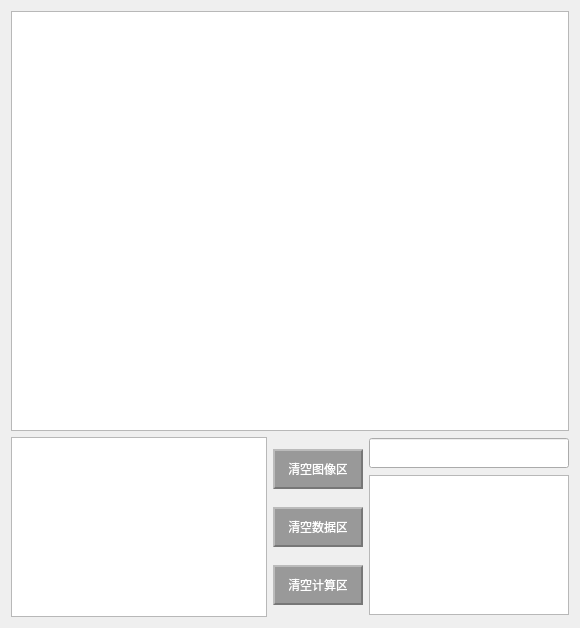
     <widget class="QWidget" name="Chart">
      <attribute name="title">
       <string>Chart</string>
      </attribute>
      <layout class="QGridLayout" name="gridLayout_5">
       <item row="0" column="0">
        <widget class="QChartView" name="waveView">
         <property name="minimumSize">
          <size>
           <width>0</width>
           <height>420</height>
          </size>
         </property>
        </widget>
       </item>
       <item row="1" column="0">
        <layout class="QHBoxLayout" name="horizontalLayout_6">
         <item>
          <widget class="QPlainTextEdit" name="ChartRxEdit">
           <property name="minimumSize">
            <size>
             <width>0</width>
             <height>180</height>
            </size>
           </property>
           <property name="maximumSize">
            <size>
             <width>16777215</width>
             <height>180</height>
            </size>
           </property>
           <property name="readOnly">
            <bool>true</bool>
           </property>
          </widget>
         </item>
         <item>
          <layout class="QHBoxLayout" name="horizontalLayout_5">
           <item>
            <layout class="QVBoxLayout" name="verticalLayout_6">
             <item>
              <widget class="QPushButton" name="ClearChartBt">
               <property name="minimumSize">
                <size>
                 <width>90</width>
                 <height>40</height>
                </size>
               </property>
               <property name="maximumSize">
                <size>
                 <width>90</width>
                 <height>40</height>
                </size>
               </property>
               <property name="font">
                <font>
                 <pointsize>9</pointsize>
                </font>
               </property>
               <property name="styleSheet">
                <string notr="true">QPushButton {
    background-color: #999999;
    color: white;
    border: none;
    padding: 6px 14px;

    border-top: 2px solid #bbbbbb;
    border-left: 2px solid #bbbbbb;
    border-right: 2px solid #777777;
    border-bottom: 2px solid #777777;
}

QPushButton:hover {
    background-color: #aaaaaa;
}

QPushButton:pressed {
    background-color: #888888;
    border-top: 2px solid #777777;
    border-left: 2px solid #777777;
    border-right: 2px solid #bbbbbb;
    border-bottom: 2px solid #bbbbbb;
}</string>
               </property>
               <property name="text">
                <string>清空图像区</string>
               </property>
              </widget>
             </item>
             <item>
              <widget class="QPushButton" name="ClearChartRxBt">
               <property name="minimumSize">
                <size>
                 <width>90</width>
                 <height>40</height>
                </size>
               </property>
               <property name="maximumSize">
                <size>
                 <width>90</width>
                 <height>40</height>
                </size>
               </property>
               <property name="font">
                <font>
                 <pointsize>9</pointsize>
                </font>
               </property>
               <property name="styleSheet">
                <string notr="true">QPushButton {
    background-color: #999999;
    color: white;
    border: none;
    padding: 6px 14px;

    border-top: 2px solid #bbbbbb;
    border-left: 2px solid #bbbbbb;
    border-right: 2px solid #777777;
    border-bottom: 2px solid #777777;
}

QPushButton:hover {
    background-color: #aaaaaa;
}

QPushButton:pressed {
    background-color: #888888;
    border-top: 2px solid #777777;
    border-left: 2px solid #777777;
    border-right: 2px solid #bbbbbb;
    border-bottom: 2px solid #bbbbbb;
}</string>
               </property>
               <property name="text">
                <string>清空数据区</string>
               </property>
              </widget>
             </item>
             <item>
              <widget class="QPushButton" name="ClearChartChangeBt">
               <property name="minimumSize">
                <size>
                 <width>90</width>
                 <height>40</height>
                </size>
               </property>
               <property name="maximumSize">
                <size>
                 <width>90</width>
                 <height>40</height>
                </size>
               </property>
               <property name="font">
                <font>
                 <pointsize>9</pointsize>
                </font>
               </property>
               <property name="styleSheet">
                <string notr="true">QPushButton {
    background-color: #999999;
    color: white;
    border: none;
    padding: 6px 14px;

    border-top: 2px solid #bbbbbb;
    border-left: 2px solid #bbbbbb;
    border-right: 2px solid #777777;
    border-bottom: 2px solid #777777;
}

QPushButton:hover {
    background-color: #aaaaaa;
}

QPushButton:pressed {
    background-color: #888888;
    border-top: 2px solid #777777;
    border-left: 2px solid #777777;
    border-right: 2px solid #bbbbbb;
    border-bottom: 2px solid #bbbbbb;
}</string>
               </property>
               <property name="text">
                <string>清空计算区</string>
               </property>
              </widget>
             </item>
            </layout>
           </item>
           <item>
            <layout class="QVBoxLayout" name="verticalLayout_7">
             <item>
              <widget class="QLineEdit" name="ChartRealTimXYEdit">
               <property name="minimumSize">
                <size>
                 <width>200</width>
                 <height>30</height>
                </size>
               </property>
               <property name="maximumSize">
                <size>
                 <width>200</width>
                 <height>30</height>
                </size>
               </property>
               <property name="readOnly">
                <bool>true</bool>
               </property>
              </widget>
             </item>
             <item>
              <widget class="QPlainTextEdit" name="ChartXYEdit">
               <property name="minimumSize">
                <size>
                 <width>200</width>
                 <height>140</height>
                </size>
               </property>
               <property name="maximumSize">
                <size>
                 <width>200</width>
                 <height>140</height>
                </size>
               </property>
               <property name="readOnly">
                <bool>true</bool>
               </property>
              </widget>
             </item>
            </layout>
           </item>
          </layout>
         </item>
        </layout>
       </item>
      </layout>
     </widget>
